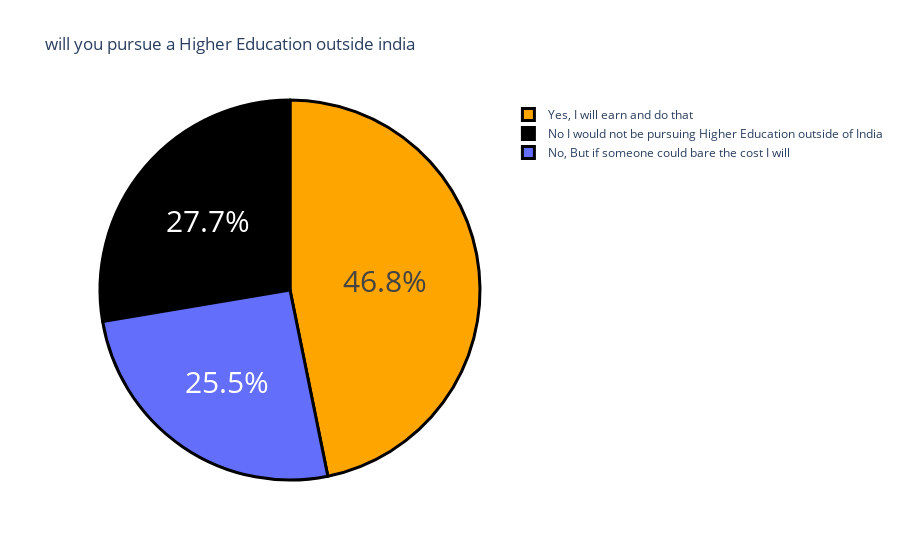

Notebook source saved alongside this figure:
### Markdown cell above
# 3]  How many want to pursue higher education outside india with their investment:

### Code cell
question2 = data["Would you definitely pursue a Higher Education / Post Graduation outside of India ? If only you have to self sponsor it."].value_counts()
label = question2.index
counts = question2.values
colors = ['orange','black']
fig = go.Figure(data=[go.Pie(labels=label,values=counts)])
fig.update_layout(title_text ='will you pursue a Higher Education outside india')
fig.update_traces(hoverinfo='label+value',textinfo='percent',
                 textfont_size=30,
                 marker=dict(colors=colors,
                            line=dict(color='black',width=3)))
fig.show()

### Figure 1 — Plotly figure (JSON) as saved in the notebook; plotly's stock layout.template omitted (floating-point values rounded to 4 significant figures)
{"data": [{"hoverinfo": "label+value", "labels": ["Yes, I will earn and do that", "No I would not be pursuing Higher Education outside of India", "No, But if someone could bare the cost I will"], "marker": {"colors": ["orange", "black"], "line": {"color": "black", "width": 3}}, "textfont": {"size": 30}, "textinfo": "percent", "type": "pie", "values": [110, 65, 60]}], "layout": {"title": {"text": "will you pursue a Higher Education outside india"}}}
